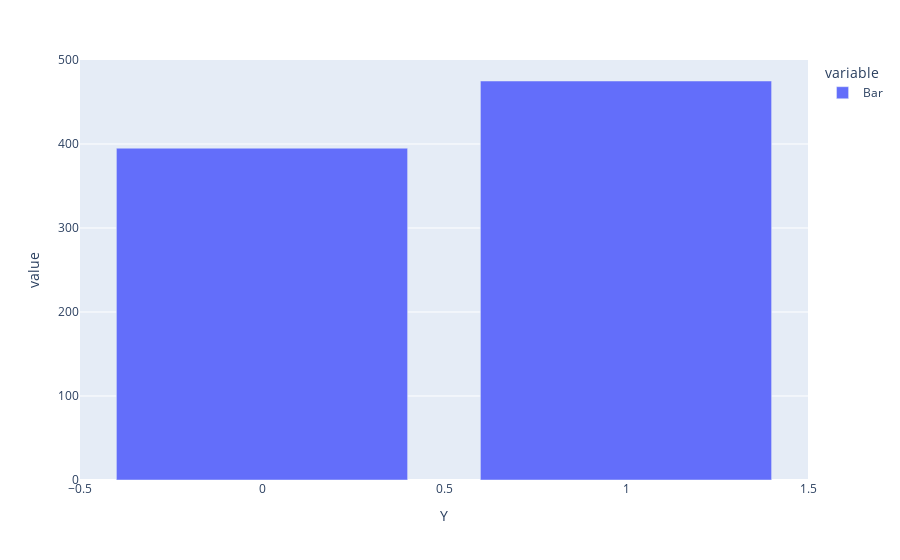

Notebook source saved alongside this figure:
### Code cell
px.bar(df_bar.query("Bar in ('1~3','less1','4~8','gt8') and age >= 25").groupby("Y")["Bar"].count())

### Figure 1 — Plotly figure (JSON) as saved in the notebook; plotly's stock layout.template omitted (floating-point values rounded to 4 significant figures)
{"data": [{"alignmentgroup": "True", "hovertemplate": "variable=Bar<br>Y=%{x}<br>value=%{y}<extra></extra>", "legendgroup": "Bar", "marker": {"color": "#636efa", "pattern": {"shape": ""}}, "name": "Bar", "offsetgroup": "Bar", "orientation": "v", "showlegend": true, "textposition": "auto", "type": "bar", "x": [0, 1], "xaxis": "x", "y": [395, 475], "yaxis": "y"}], "layout": {"barmode": "relative", "legend": {"title": {"text": "variable"}, "tracegroupgap": 0}, "margin": {"t": 60}, "xaxis": {"anchor": "y", "domain": [0, 1], "title": {"text": "Y"}}, "yaxis": {"anchor": "x", "domain": [0, 1], "title": {"text": "value"}}}}
